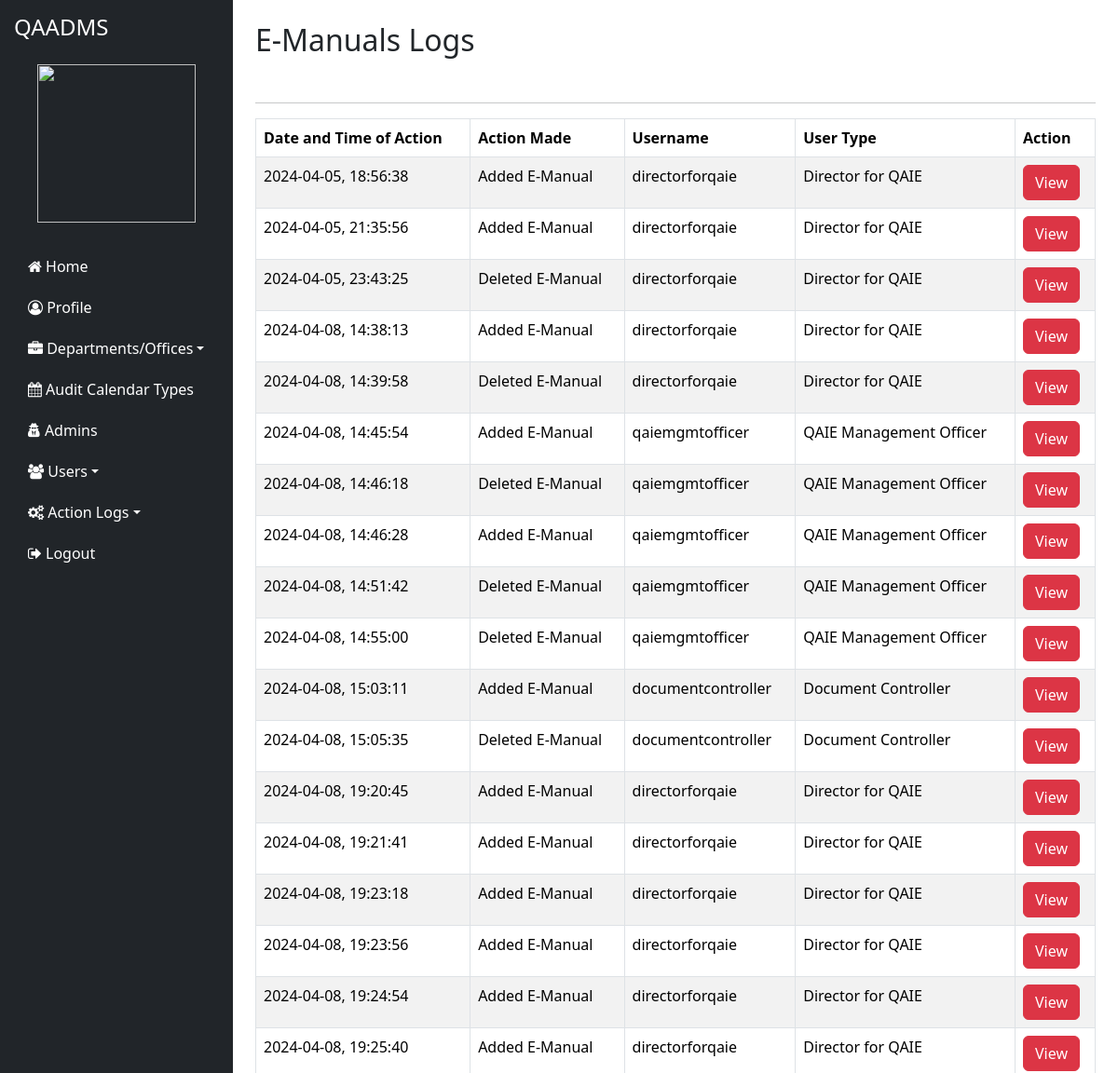
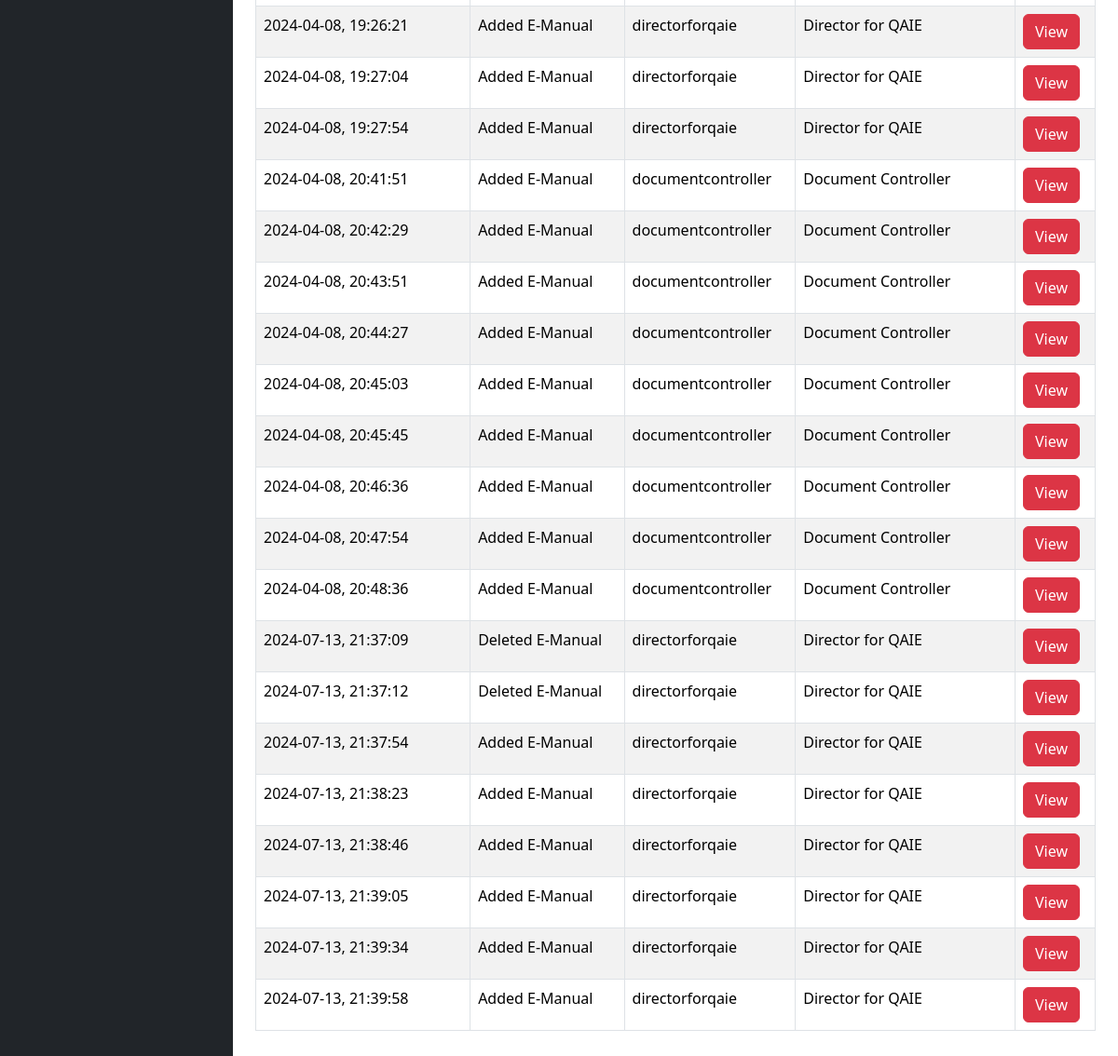
Page /admin/logs/emanual on the committed database (2 pictures, top to bottom).
### tables this page shows
CREATE TABLE `y8_emanuals_logs` (
  `ID` int(200) NOT NULL,
  `Date_and_Time_of_Action` varchar(200) NOT NULL,
  `Action_Made` varchar(200) NOT NULL,
  `Username` varchar(200) NOT NULL,
  `User_Type` varchar(200) NOT NULL,
  `File_Title_I` varchar(200) NOT NULL,
  `Date_Uploaded_I` varchar(200) NOT NULL,
  `Emanual_Type_I` varchar(200) NOT NULL,
  `UR_Code` varchar(300) NOT NULL
);

### application/controllers/admin/LogsController.php (called while the page is built, shortened)
<?php
class LogsController extends CI_Controller {
    public function __construct() {
        $this->load->model('UserLogs_Model');
        $this->load->model('User_model');
        $this->load->model('EManualsLogs_Model');
        $this->load->model('NeaLogs_Model');
        $this->load->model('AuditCalendarLogs_Model');
        $this->load->model('AuditCalendarEventTypesLogs_Model');
    }
    public function emanual_logs() {
        $content_data['emanual_logs'] = $this->EManualsLogs_Model->get_logs();
        $data['content'] = $this->load->view('admin/log_list/emanual_logs_view',  $content_data, TRUE);
        $this->load->view('admin/template/page', $data);
    }
}

### index.php (called while the page is built, shortened)
<?php
require_once BASEPATH.'core/CodeIgniter.php';

### application/models/EManualsLogs_Model.php (called while the page is built, shortened)
<?php
class EManualsLogs_Model extends CI_Model {
    public function get_logs() {
        $query = $this->db->get('y8_emanuals_logs');
        return $query->result_array();
    }
}

### application/views/admin/log_list/emanual_logs_view.php (the view)
<div class="row">
    <div class="col-md-12">
        <h2>E-Manuals Logs</h2> <br/>
    </div>
</div>
<hr />
<div class="row">
    <div class="col-md-12">
        <div class="panel panel-default">
            <div class="panel-body">
                <div class="table-responsive">
                    <table class="table table-striped table-bordered table-hover"  id="table">
                        <thead>
                            <tr>
                                <th class="center">Date and Time of Action</th>
                                <th class="center">Action Made</th>
                                <th class="center">Username</th>
                                <th class="center">User Type</th>
                                <th class="center">Action</th>
                            </tr>
                        </thead>
                        <tbody>
                            <?php if (!empty($emanual_logs)) : ?>
                                <?php foreach ($emanual_logs as $log) : ?>
                                    <tr>
                                        <td class="center"><?= $log['Date_and_Time_of_Action']; ?></td>
                                        <td class="center"><?= $log['Action_Made']; ?></td>
                                        <td class="center"><?= $log['Username']; ?></td>
                                        <td class="center"><?= $log['User_Type']; ?></td>
                                        <td class="center">
                                            <button class="btn btn-danger">
                                                <a href="<?= base_url('admin/logs/emanual_view_details/'.$log['UR_Code']); ?>" style="color:white; text-decoration: none;">
                                                    View
                                                </a>
                                            </button>
                                        </td>
                                    </tr>
                                <?php endforeach; ?>
                            <?php else : ?>
                                <tr><td colspan="5" class="center">No logs found</td></tr>
                            <?php endif; ?>
                        </tbody>
                    </table>
                </div>
            </div>
        </div>
    </div>
</div>

### assets/css/admin-css/custom-styles.css (style rules this page uses)
body { display: flex; min-height: 100vh; }

### rows in the picture
y8_emanuals_logs: Date_and_Time_of_Action "2024-04-05, 18:56:38", Action_Made "Added E-Manual", Username "directorforqaie", User_Type "Director for QAIE"
y8_emanuals_logs: Date_and_Time_of_Action "2024-04-05, 21:35:56", Action_Made "Added E-Manual", Username "directorforqaie", User_Type "Director for QAIE"
y8_emanuals_logs: Date_and_Time_of_Action "2024-04-05, 23:43:25", Action_Made "Deleted E-Manual", Username "directorforqaie", User_Type "Director for QAIE"
y8_emanuals_logs: Date_and_Time_of_Action "2024-04-08, 14:38:13", Action_Made "Added E-Manual", Username "directorforqaie", User_Type "Director for QAIE"
y8_emanuals_logs: Date_and_Time_of_Action "2024-04-08, 14:39:58", Action_Made "Deleted E-Manual", Username "directorforqaie", User_Type "Director for QAIE"
y8_emanuals_logs: Date_and_Time_of_Action "2024-04-08, 14:45:54", Action_Made "Added E-Manual", Username "qaiemgmtofficer", User_Type "QAIE Management Officer"
y8_emanuals_logs: Date_and_Time_of_Action "2024-04-08, 14:46:18", Action_Made "Deleted E-Manual", Username "qaiemgmtofficer", User_Type "QAIE Management Officer"
y8_emanuals_logs: Date_and_Time_of_Action "2024-04-08, 14:46:28", Action_Made "Added E-Manual", Username "qaiemgmtofficer", User_Type "QAIE Management Officer"
y8_emanuals_logs: Date_and_Time_of_Action "2024-04-08, 14:51:42", Action_Made "Deleted E-Manual", Username "qaiemgmtofficer", User_Type "QAIE Management Officer"
y8_emanuals_logs: Date_and_Time_of_Action "2024-04-08, 14:55:00", Action_Made "Deleted E-Manual", Username "qaiemgmtofficer", User_Type "QAIE Management Officer"
y8_emanuals_logs: Date_and_Time_of_Action "2024-04-08, 15:03:11", Action_Made "Added E-Manual", Username "documentcontroller", User_Type "Document Controller"
y8_emanuals_logs: Date_and_Time_of_Action "2024-04-08, 15:05:35", Action_Made "Deleted E-Manual", Username "documentcontroller", User_Type "Document Controller"
y8_emanuals_logs: Date_and_Time_of_Action "2024-04-08, 19:20:45", Action_Made "Added E-Manual", Username "directorforqaie", User_Type "Director for QAIE"
y8_emanuals_logs: Date_and_Time_of_Action "2024-04-08, 19:21:41", Action_Made "Added E-Manual", Username "directorforqaie", User_Type "Director for QAIE"
y8_emanuals_logs: Date_and_Time_of_Action "2024-04-08, 19:23:18", Action_Made "Added E-Manual", Username "directorforqaie", User_Type "Director for QAIE"
y8_emanuals_logs: Date_and_Time_of_Action "2024-04-08, 19:23:56", Action_Made "Added E-Manual", Username "directorforqaie", User_Type "Director for QAIE"
y8_emanuals_logs: Date_and_Time_of_Action "2024-04-08, 19:24:54", Action_Made "Added E-Manual", Username "directorforqaie", User_Type "Director for QAIE"
y8_emanuals_logs: Date_and_Time_of_Action "2024-04-08, 19:25:40", Action_Made "Added E-Manual", Username "directorforqaie", User_Type "Director for QAIE"
y8_emanuals_logs: Date_and_Time_of_Action "2024-04-08, 19:26:21", Action_Made "Added E-Manual", Username "directorforqaie", User_Type "Director for QAIE"
y8_emanuals_logs: Date_and_Time_of_Action "2024-04-08, 19:27:04", Action_Made "Added E-Manual", Username "directorforqaie", User_Type "Director for QAIE"
y8_emanuals_logs: Date_and_Time_of_Action "2024-04-08, 19:27:54", Action_Made "Added E-Manual", Username "directorforqaie", User_Type "Director for QAIE"
y8_emanuals_logs: Date_and_Time_of_Action "2024-04-08, 20:41:51", Action_Made "Added E-Manual", Username "documentcontroller", User_Type "Document Controller"
y8_emanuals_logs: Date_and_Time_of_Action "2024-04-08, 20:42:29", Action_Made "Added E-Manual", Username "documentcontroller", User_Type "Document Controller"
y8_emanuals_logs: Date_and_Time_of_Action "2024-04-08, 20:43:51", Action_Made "Added E-Manual", Username "documentcontroller", User_Type "Document Controller"
y8_emanuals_logs: Date_and_Time_of_Action "2024-04-08, 20:44:27", Action_Made "Added E-Manual", Username "documentcontroller", User_Type "Document Controller"
y8_emanuals_logs: Date_and_Time_of_Action "2024-04-08, 20:45:03", Action_Made "Added E-Manual", Username "documentcontroller", User_Type "Document Controller"
y8_emanuals_logs: Date_and_Time_of_Action "2024-04-08, 20:45:45", Action_Made "Added E-Manual", Username "documentcontroller", User_Type "Document Controller"
y8_emanuals_logs: Date_and_Time_of_Action "2024-04-08, 20:46:36", Action_Made "Added E-Manual", Username "documentcontroller", User_Type "Document Controller"
y8_emanuals_logs: Date_and_Time_of_Action "2024-04-08, 20:47:54", Action_Made "Added E-Manual", Username "documentcontroller", User_Type "Document Controller"
y8_emanuals_logs: Date_and_Time_of_Action "2024-04-08, 20:48:36", Action_Made "Added E-Manual", Username "documentcontroller", User_Type "Document Controller"
y8_emanuals_logs: Date_and_Time_of_Action "2024-07-13, 21:37:09", Action_Made "Deleted E-Manual", Username "directorforqaie", User_Type "Director for QAIE"
y8_emanuals_logs: Date_and_Time_of_Action "2024-07-13, 21:37:12", Action_Made "Deleted E-Manual", Username "directorforqaie", User_Type "Director for QAIE"
y8_emanuals_logs: Date_and_Time_of_Action "2024-07-13, 21:37:54", Action_Made "Added E-Manual", Username "directorforqaie", User_Type "Director for QAIE"
y8_emanuals_logs: Date_and_Time_of_Action "2024-07-13, 21:38:23", Action_Made "Added E-Manual", Username "directorforqaie", User_Type "Director for QAIE"
y8_emanuals_logs: Date_and_Time_of_Action "2024-07-13, 21:38:46", Action_Made "Added E-Manual", Username "directorforqaie", User_Type "Director for QAIE"
y8_emanuals_logs: Date_and_Time_of_Action "2024-07-13, 21:39:05", Action_Made "Added E-Manual", Username "directorforqaie", User_Type "Director for QAIE"
y8_emanuals_logs: Date_and_Time_of_Action "2024-07-13, 21:39:34", Action_Made "Added E-Manual", Username "directorforqaie", User_Type "Director for QAIE"
y8_emanuals_logs: Date_and_Time_of_Action "2024-07-13, 21:39:58", Action_Made "Added E-Manual", Username "directorforqaie", User_Type "Director for QAIE"
